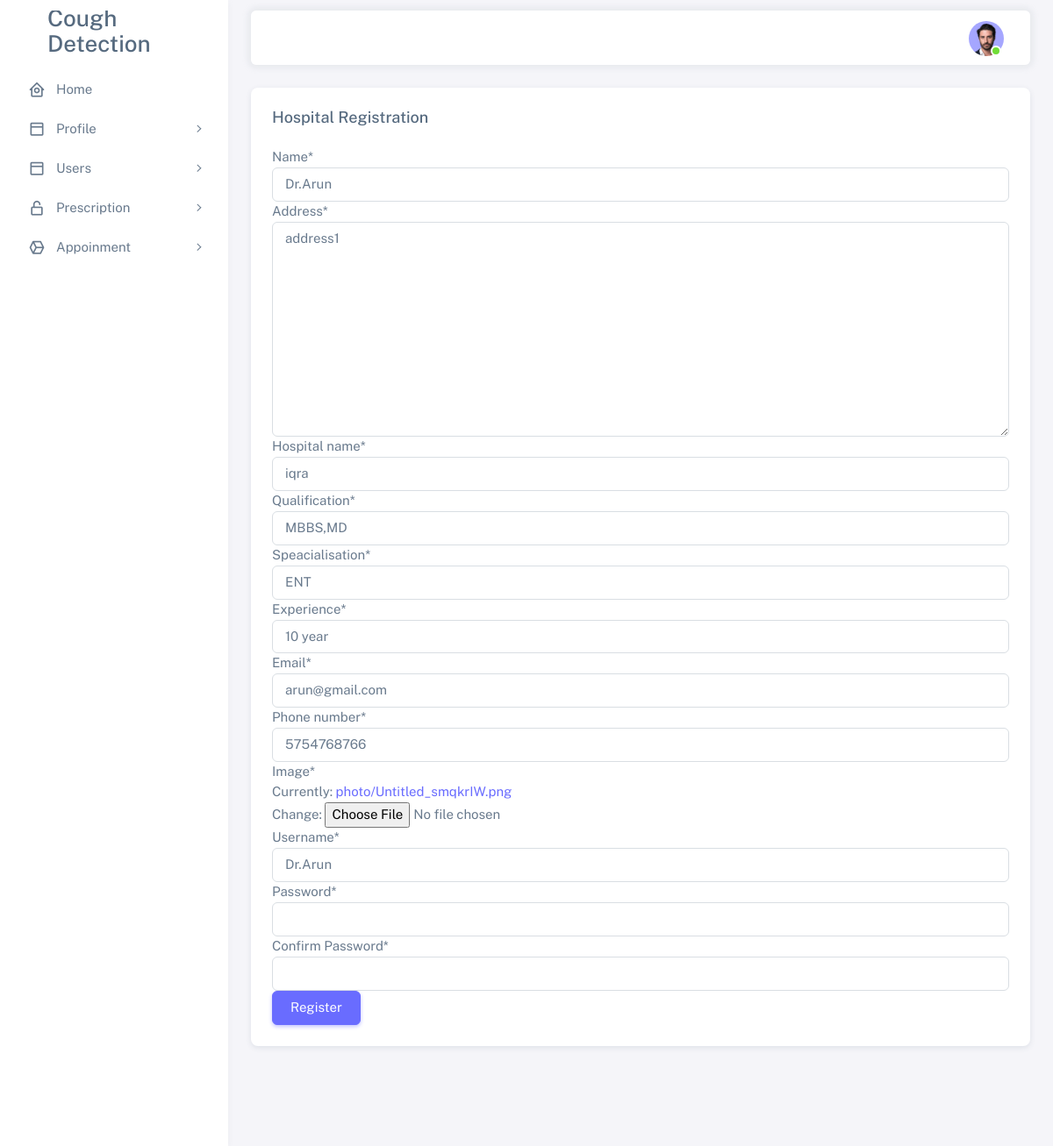
The app's page /updateDoctor/1 with its own data.
### cough_app/models.py (models this page shows, shortened)
class Doctor(models.Model):
    user = models.OneToOneField(Login, on_delete=models.CASCADE, related_name='doctor')
    name = models.CharField(max_length=100)
    address = models.TextField(max_length=100)
    hospital_name = models.CharField(max_length=50)
    qualification = models.CharField(max_length=100)
    speacialisation = models.CharField(max_length=100)
    experience = models.CharField(max_length=100)
    email = models.EmailField()
    phone_number = models.CharField(max_length=10)
    image=models.ImageField(upload_to='photo')

class Login(AbstractUser):
    is_hospital = models.BooleanField(default=False)
    is_doctor = models.BooleanField(default=False)
    is_user = models.BooleanField(default=False)
    name = models.CharField(max_length=100,null=True)
    age= models.CharField(max_length=10,null=True)
    address = models.CharField(max_length=100,null=True)
    height = models.CharField(max_length=100,null=True)
    weight = models.CharField(max_length=100,null=True)
    phone_number = models.CharField(max_length=100,null=True)

### cough_app/views.py (the view)
# urls.py: path('updateDoctor/<int:id>',views.updateDoctor,name='updateDoctor'),
def updateDoctor(request,id):
    d = Doctor.objects.get(id=id)
    l = Login.objects.get(doctor=d)
    if request.method == 'POST':
        form = doctorform(request.POST or None,instance=d)
        user_form = LoginForm(request.POST or None,instance=l)
        if form.is_valid() and user_form.is_valid():
            form.save()
            user_form.save()
            messages.info(request,'Schedule updated')
            return redirect('profile')
    else:
        form = doctorform(instance=d)
        user_form = LoginForm(instance=l)
    return render(request,'doctortemp/UpdateDoctor.html',{'form':form, 'user_form':user_form})

### cough_app/forms.py
class doctorform(forms.ModelForm):
    class Meta:
        model = Doctor
        fields = (
            'name', 'address', 'hospital_name', 'qualification', 'speacialisation', 'experience', 'email',
            'phone_number',
            'image')

class LoginForm(UserCreationForm):
    username = forms.CharField()
    password1 = forms.CharField(widget=forms.PasswordInput, label='Password')
    password2 = forms.CharField(widget=forms.PasswordInput, label='Confirm Password')
    class Meta:
        model = Login
        fields = ('username', 'password1', 'password2')

### templates/doctortemp/UpdateDoctor.html (shortened to what this page needs)
{% extends 'doctortemp/doctorhome.html' %}
{% load crispy_forms_filters %}
{% block content %}
<div class="row">
                <div class="col-xl">
                  <div class="card mb-4">
                    <div class="card-header d-flex justify-content-between align-items-center">
                      <h5 class="mb-0">Hospital Registration</h5>
                    </div>
                    <div class="card-body">
                      <form method="post">
                        {{form|crispy}}
                        {{user_form|crispy}}
                        <button type="submit" class="btn btn-primary">Register</button>
                      </form>
                    </div>
                  </div>
                </div>
</div>
{% endblock %}

### records on screen
Doctor: name "Dr.Arun", address "address1", hospital_name "iqra", qualification "MBBS,MD", speacialisation "ENT", experience "10 year", email "arun@gmail.com", phone_number "5754768766"
Login: username "Dr.Arun"
